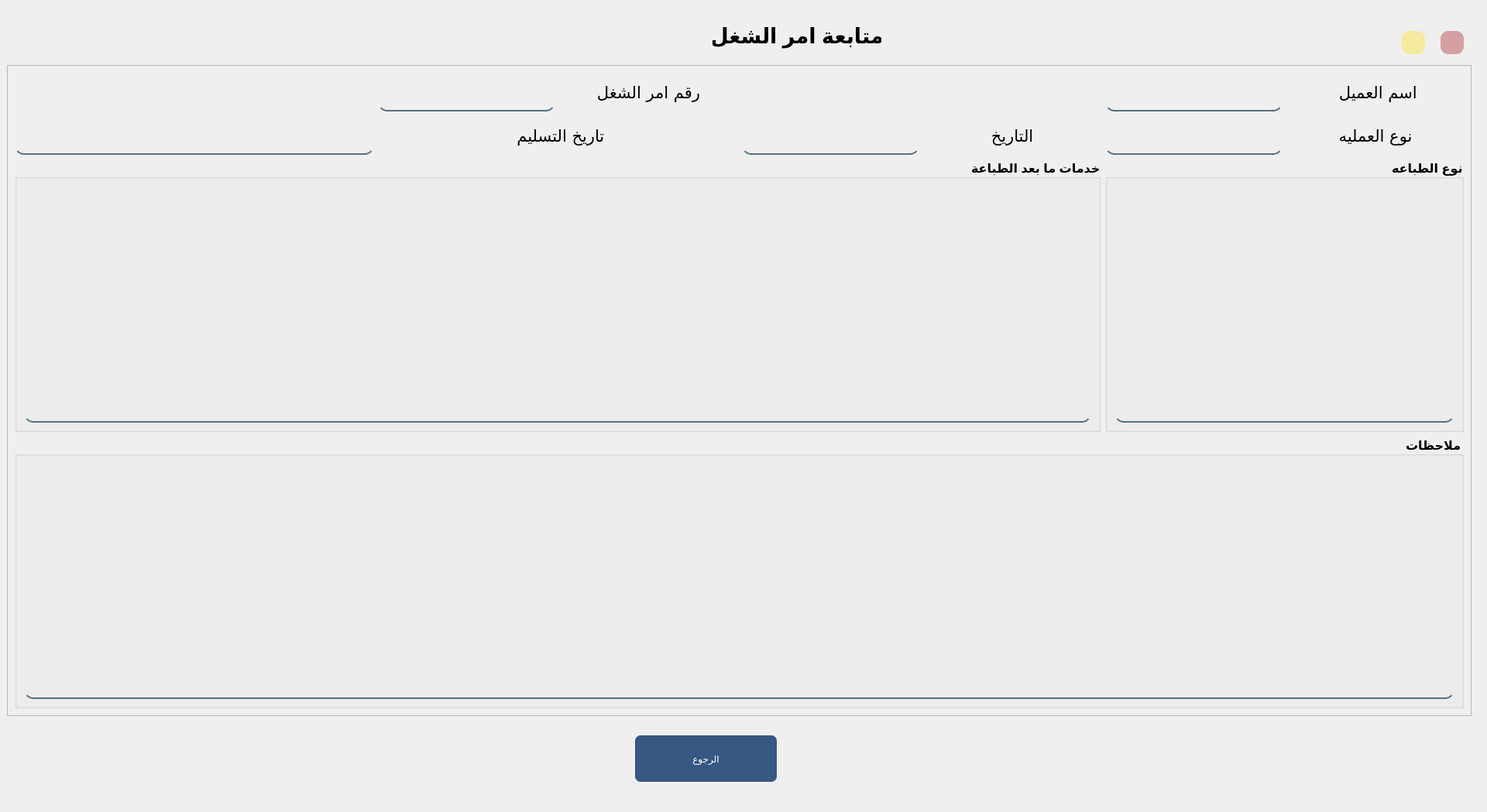
<?xml version="1.0" encoding="UTF-8"?>
<ui version="4.0">
 <class>Form</class>
 <widget class="QWidget" name="Form">
  <property name="geometry">
   <rect>
    <x>0</x>
    <y>0</y>
    <width>1920</width>
    <height>1049</height>
   </rect>
  </property>
  <property name="minimumSize">
   <size>
    <width>1340</width>
    <height>810</height>
   </size>
  </property>
  <property name="maximumSize">
   <size>
    <width>16777215</width>
    <height>16777215</height>
   </size>
  </property>
  <property name="windowTitle">
   <string>Form</string>
  </property>
  <widget class="QLabel" name="label">
   <property name="geometry">
    <rect>
     <x>920</x>
     <y>30</y>
     <width>218</width>
     <height>33</height>
    </rect>
   </property>
   <property name="maximumSize">
    <size>
     <width>271</width>
     <height>71</height>
    </size>
   </property>
   <property name="font">
    <font>
     <pointsize>20</pointsize>
     <weight>75</weight>
     <bold>true</bold>
    </font>
   </property>
   <property name="text">
    <string>متابعة امر الشغل</string>
   </property>
   <property name="alignment">
    <set>Qt::AlignCenter</set>
   </property>
  </widget>
  <widget class="QFrame" name="frame">
   <property name="geometry">
    <rect>
     <x>9</x>
     <y>84</y>
     <width>1891</width>
     <height>841</height>
    </rect>
   </property>
   <property name="minimumSize">
    <size>
     <width>391</width>
     <height>450</height>
    </size>
   </property>
   <property name="frameShape">
    <enum>QFrame::StyledPanel</enum>
   </property>
   <property name="frameShadow">
    <enum>QFrame::Raised</enum>
   </property>
   <layout class="QGridLayout" name="gridLayout">
    <item row="0" column="1">
     <layout class="QHBoxLayout" name="horizontalLayout">
      <item>
       <widget class="QLabel" name="orderID_lbl">
        <property name="maximumSize">
         <size>
          <width>16777215</width>
          <height>50</height>
         </size>
        </property>
        <property name="font">
         <font>
          <family>Bebas Neue Bold</family>
          <pointsize>18</pointsize>
          <weight>75</weight>
          <bold>true</bold>
         </font>
        </property>
        <property name="styleSheet">
         <string notr="true">background-color:rgba(0, 0, 0, 0);
border:none;
border-bottom:2px solid rgba(46, 82, 101, 200);

 border-radius: 12px;
padding-bottom:7px;</string>
        </property>
        <property name="text">
         <string/>
        </property>
        <property name="alignment">
         <set>Qt::AlignLeading|Qt::AlignLeft|Qt::AlignVCenter</set>
        </property>
       </widget>
      </item>
      <item>
       <widget class="QLabel" name="label_4">
        <property name="minimumSize">
         <size>
          <width>63</width>
          <height>0</height>
         </size>
        </property>
        <property name="maximumSize">
         <size>
          <width>16777215</width>
          <height>50</height>
         </size>
        </property>
        <property name="font">
         <font>
          <family>Bebas Neue Bold</family>
          <pointsize>16</pointsize>
          <weight>50</weight>
          <bold>false</bold>
         </font>
        </property>
        <property name="text">
         <string>رقم امر الشغل</string>
        </property>
        <property name="alignment">
         <set>Qt::AlignCenter</set>
        </property>
       </widget>
      </item>
     </layout>
    </item>
    <item row="0" column="3">
     <layout class="QHBoxLayout" name="horizontalLayout_2">
      <item>
       <widget class="QLabel" name="clientName_lbl">
        <property name="maximumSize">
         <size>
          <width>16777215</width>
          <height>50</height>
         </size>
        </property>
        <property name="font">
         <font>
          <family>Bebas Neue Bold</family>
          <pointsize>18</pointsize>
          <weight>75</weight>
          <bold>true</bold>
         </font>
        </property>
        <property name="styleSheet">
         <string notr="true">background-color:rgba(0, 0, 0, 0);
border:none;
border-bottom:2px solid rgba(46, 82, 101, 200);

 border-radius: 12px;
padding-bottom:7px;</string>
        </property>
        <property name="text">
         <string/>
        </property>
        <property name="alignment">
         <set>Qt::AlignLeading|Qt::AlignLeft|Qt::AlignVCenter</set>
        </property>
       </widget>
      </item>
      <item>
       <widget class="QLabel" name="label_5">
        <property name="minimumSize">
         <size>
          <width>63</width>
          <height>0</height>
         </size>
        </property>
        <property name="maximumSize">
         <size>
          <width>16777215</width>
          <height>50</height>
         </size>
        </property>
        <property name="font">
         <font>
          <family>Bebas Neue Bold</family>
          <pointsize>16</pointsize>
          <weight>50</weight>
          <bold>false</bold>
         </font>
        </property>
        <property name="text">
         <string>اسم العميل </string>
        </property>
        <property name="alignment">
         <set>Qt::AlignCenter</set>
        </property>
       </widget>
      </item>
     </layout>
    </item>
    <item row="1" column="2">
     <layout class="QHBoxLayout" name="horizontalLayout_3">
      <item>
       <widget class="QLabel" name="date_lbl">
        <property name="maximumSize">
         <size>
          <width>16777215</width>
          <height>50</height>
         </size>
        </property>
        <property name="font">
         <font>
          <family>Bebas Neue Bold</family>
          <pointsize>18</pointsize>
          <weight>75</weight>
          <bold>true</bold>
         </font>
        </property>
        <property name="styleSheet">
         <string notr="true">background-color:rgba(0, 0, 0, 0);
border:none;
border-bottom:2px solid rgba(46, 82, 101, 200);

 border-radius: 12px;
padding-bottom:7px;</string>
        </property>
        <property name="text">
         <string/>
        </property>
        <property name="alignment">
         <set>Qt::AlignLeading|Qt::AlignLeft|Qt::AlignVCenter</set>
        </property>
       </widget>
      </item>
      <item>
       <widget class="QLabel" name="label_6">
        <property name="minimumSize">
         <size>
          <width>63</width>
          <height>0</height>
         </size>
        </property>
        <property name="maximumSize">
         <size>
          <width>16777215</width>
          <height>50</height>
         </size>
        </property>
        <property name="font">
         <font>
          <family>Bebas Neue Bold</family>
          <pointsize>16</pointsize>
          <weight>50</weight>
          <bold>false</bold>
         </font>
        </property>
        <property name="text">
         <string>التاريخ</string>
        </property>
        <property name="alignment">
         <set>Qt::AlignCenter</set>
        </property>
       </widget>
      </item>
     </layout>
    </item>
    <item row="1" column="3">
     <layout class="QHBoxLayout" name="horizontalLayout_4">
      <item>
       <widget class="QLabel" name="dateCreated_lbl">
        <property name="maximumSize">
         <size>
          <width>16777215</width>
          <height>50</height>
         </size>
        </property>
        <property name="font">
         <font>
          <family>Bebas Neue Bold</family>
          <pointsize>18</pointsize>
          <weight>75</weight>
          <bold>true</bold>
         </font>
        </property>
        <property name="styleSheet">
         <string notr="true">background-color:rgba(0, 0, 0, 0);
border:none;
border-bottom:2px solid rgba(46, 82, 101, 200);

 border-radius: 12px;
padding-bottom:7px;</string>
        </property>
        <property name="text">
         <string/>
        </property>
        <property name="alignment">
         <set>Qt::AlignLeading|Qt::AlignLeft|Qt::AlignVCenter</set>
        </property>
       </widget>
      </item>
      <item>
       <widget class="QLabel" name="label_7">
        <property name="minimumSize">
         <size>
          <width>63</width>
          <height>0</height>
         </size>
        </property>
        <property name="maximumSize">
         <size>
          <width>16777215</width>
          <height>50</height>
         </size>
        </property>
        <property name="font">
         <font>
          <family>Bebas Neue Bold</family>
          <pointsize>16</pointsize>
          <weight>50</weight>
          <bold>false</bold>
         </font>
        </property>
        <property name="text">
         <string>نوع العمليه</string>
        </property>
        <property name="alignment">
         <set>Qt::AlignCenter</set>
        </property>
       </widget>
      </item>
     </layout>
    </item>
    <item row="2" column="0" colspan="3">
     <widget class="QGroupBox" name="groupBox_2">
      <property name="font">
       <font>
        <pointsize>12</pointsize>
        <weight>75</weight>
        <bold>true</bold>
       </font>
      </property>
      <property name="layoutDirection">
       <enum>Qt::RightToLeft</enum>
      </property>
      <property name="title">
       <string>خدمات ما بعد الطباعة</string>
      </property>
      <property name="alignment">
       <set>Qt::AlignLeading|Qt::AlignLeft|Qt::AlignVCenter</set>
      </property>
      <layout class="QGridLayout" name="gridLayout_3">
       <item row="0" column="0">
        <widget class="QLabel" name="sevices_afterPrinting_lbl">
         <property name="font">
          <font>
           <pointsize>12</pointsize>
           <weight>75</weight>
           <bold>true</bold>
          </font>
         </property>
         <property name="styleSheet">
          <string notr="true">
 border-radius: 12px;
background-color:rgba(0, 0, 0, 0);
border:none;
border-bottom:2px solid rgba(46, 82, 101, 200);

padding-bottom:7px;</string>
         </property>
         <property name="text">
          <string/>
         </property>
         <property name="wordWrap">
          <bool>false</bool>
         </property>
        </widget>
       </item>
      </layout>
     </widget>
    </item>
    <item row="2" column="3">
     <widget class="QGroupBox" name="groupBox">
      <property name="font">
       <font>
        <pointsize>12</pointsize>
        <weight>75</weight>
        <bold>true</bold>
       </font>
      </property>
      <property name="layoutDirection">
       <enum>Qt::RightToLeft</enum>
      </property>
      <property name="title">
       <string>نوع الطباعه</string>
      </property>
      <property name="alignment">
       <set>Qt::AlignLeading|Qt::AlignLeft|Qt::AlignVCenter</set>
      </property>
      <layout class="QGridLayout" name="gridLayout_4">
       <item row="0" column="0">
        <widget class="QLabel" name="print_type_lbl">
         <property name="font">
          <font>
           <pointsize>11</pointsize>
           <weight>75</weight>
           <bold>true</bold>
          </font>
         </property>
         <property name="styleSheet">
          <string notr="true">
 border-radius: 12px;
background-color:rgba(0, 0, 0, 0);
border:none;
border-bottom:2px solid rgba(46, 82, 101, 200);

padding-bottom:7px;</string>
         </property>
         <property name="text">
          <string/>
         </property>
         <property name="alignment">
          <set>Qt::AlignLeading|Qt::AlignLeft|Qt::AlignVCenter</set>
         </property>
         <property name="wordWrap">
          <bool>true</bool>
         </property>
        </widget>
       </item>
      </layout>
     </widget>
    </item>
    <item row="3" column="0" colspan="4">
     <widget class="QGroupBox" name="groupBox_3">
      <property name="font">
       <font>
        <pointsize>12</pointsize>
        <weight>75</weight>
        <bold>true</bold>
       </font>
      </property>
      <property name="layoutDirection">
       <enum>Qt::RightToLeft</enum>
      </property>
      <property name="title">
       <string>ملاحظات</string>
      </property>
      <property name="alignment">
       <set>Qt::AlignLeading|Qt::AlignLeft|Qt::AlignVCenter</set>
      </property>
      <layout class="QGridLayout" name="gridLayout_5">
       <item row="0" column="0">
        <widget class="QLabel" name="notes_lbl">
         <property name="font">
          <font>
           <pointsize>12</pointsize>
           <weight>75</weight>
           <bold>true</bold>
          </font>
         </property>
         <property name="styleSheet">
          <string notr="true">
 border-radius: 12px;
background-color:rgba(0, 0, 0, 0);
border:none;
border-bottom:2px solid rgba(46, 82, 101, 200);

padding-bottom:7px;</string>
         </property>
         <property name="text">
          <string/>
         </property>
         <property name="wordWrap">
          <bool>true</bool>
         </property>
        </widget>
       </item>
      </layout>
     </widget>
    </item>
    <item row="1" column="0" colspan="2">
     <layout class="QHBoxLayout" name="horizontalLayout_5">
      <item>
       <widget class="QLabel" name="recived_date_lbl">
        <property name="maximumSize">
         <size>
          <width>16777215</width>
          <height>50</height>
         </size>
        </property>
        <property name="font">
         <font>
          <family>Bebas Neue Bold</family>
          <pointsize>18</pointsize>
          <weight>75</weight>
          <bold>true</bold>
         </font>
        </property>
        <property name="styleSheet">
         <string notr="true">
 border-radius: 12px;
background-color:rgba(0, 0, 0, 0);
border:none;
border-bottom:2px solid rgba(46, 82, 101, 200);

padding-bottom:7px;</string>
        </property>
        <property name="text">
         <string/>
        </property>
        <property name="alignment">
         <set>Qt::AlignLeading|Qt::AlignLeft|Qt::AlignVCenter</set>
        </property>
       </widget>
      </item>
      <item>
       <widget class="QLabel" name="label_9">
        <property name="minimumSize">
         <size>
          <width>63</width>
          <height>0</height>
         </size>
        </property>
        <property name="maximumSize">
         <size>
          <width>16777215</width>
          <height>50</height>
         </size>
        </property>
        <property name="font">
         <font>
          <family>Bebas Neue Bold</family>
          <pointsize>16</pointsize>
          <weight>50</weight>
          <bold>false</bold>
         </font>
        </property>
        <property name="text">
         <string>تاريخ التسليم </string>
        </property>
        <property name="alignment">
         <set>Qt::AlignCenter</set>
        </property>
       </widget>
      </item>
     </layout>
    </item>
   </layout>
  </widget>
  <widget class="QLabel" name="label_12">
   <property name="geometry">
    <rect>
     <x>0</x>
     <y>0</y>
     <width>1920</width>
     <height>1080</height>
    </rect>
   </property>
   <property name="minimumSize">
    <size>
     <width>1361</width>
     <height>821</height>
    </size>
   </property>
   <property name="maximumSize">
    <size>
     <width>16777215</width>
     <height>16777215</height>
    </size>
   </property>
   <property name="text">
    <string/>
   </property>
   <property name="pixmap">
    <pixmap resource="app_resources.qrc">:/login/images/backgroung/3433814.jpg</pixmap>
   </property>
   <property name="scaledContents">
    <bool>true</bool>
   </property>
  </widget>
  <widget class="QPushButton" name="bck_btn">
   <property name="geometry">
    <rect>
     <x>820</x>
     <y>950</y>
     <width>183</width>
     <height>60</height>
    </rect>
   </property>
   <property name="minimumSize">
    <size>
     <width>0</width>
     <height>60</height>
    </size>
   </property>
   <property name="maximumSize">
    <size>
     <width>16777215</width>
     <height>16777215</height>
    </size>
   </property>
   <property name="styleSheet">
    <string notr="true">font: 14pt &quot;Acumin Pro&quot;;
color: rgb(255, 255, 255);
background-color: rgb(50, 85, 127, 250);

 border-radius: 7px;
</string>
   </property>
   <property name="text">
    <string>الرجوع</string>
   </property>
  </widget>
  <widget class="QPushButton" name="exit_btn">
   <property name="geometry">
    <rect>
     <x>1860</x>
     <y>40</y>
     <width>30</width>
     <height>30</height>
    </rect>
   </property>
   <property name="minimumSize">
    <size>
     <width>30</width>
     <height>30</height>
    </size>
   </property>
   <property name="maximumSize">
    <size>
     <width>161</width>
     <height>161</height>
    </size>
   </property>
   <property name="styleSheet">
    <string notr="true">QPushButton {
	background-color: rgb(178, 39, 39,100);
    color: #FFFFFF;
    padding: 2px;
    font: bold 15px;
    border-width: 6px;
    border-radius: 10px;
    border-color: #2752B8;
}
QPushButton:hover {
    background-color: #827397;
}</string>
   </property>
   <property name="text">
    <string/>
   </property>
   <property name="icon">
    <iconset resource="app_resources.qrc">
     <normaloff>:/icons/icons/icons8-close-window-96.png</normaloff>:/icons/icons/icons8-close-window-96.png</iconset>
   </property>
   <property name="iconSize">
    <size>
     <width>20</width>
     <height>20</height>
    </size>
   </property>
  </widget>
  <widget class="QPushButton" name="minimize_btn">
   <property name="geometry">
    <rect>
     <x>1810</x>
     <y>40</y>
     <width>30</width>
     <height>30</height>
    </rect>
   </property>
   <property name="minimumSize">
    <size>
     <width>30</width>
     <height>30</height>
    </size>
   </property>
   <property name="maximumSize">
    <size>
     <width>161</width>
     <height>161</height>
    </size>
   </property>
   <property name="styleSheet">
    <string notr="true">QPushButton {
	background-color: rgb(255, 229, 32,100);
    color: #FFFFFF;
    padding: 2px;
    font: bold 15px;
    border-width: 6px;
    border-radius: 10px;
    border-color: #2752B8;
}
QPushButton:hover {
    background-color: #827397;
}</string>
   </property>
   <property name="text">
    <string/>
   </property>
   <property name="icon">
    <iconset resource="app_resources.qrc">
     <normaloff>:/icons/icons/icons8-subtract-16.png</normaloff>:/icons/icons/icons8-subtract-16.png</iconset>
   </property>
   <property name="iconSize">
    <size>
     <width>30</width>
     <height>30</height>
    </size>
   </property>
  </widget>
  <zorder>label_12</zorder>
  <zorder>label</zorder>
  <zorder>frame</zorder>
  <zorder>bck_btn</zorder>
  <zorder>exit_btn</zorder>
  <zorder>minimize_btn</zorder>
 </widget>
 <resources>
  <include location="app_resources.qrc"/>
 </resources>
 <connections/>
</ui>
